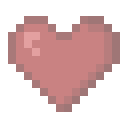
#> input picture assets/heart-fade.png, 16 x 16 px (shown 8 times larger)
$ python -i pil_thumbnail_perceptual_hashes.py   (imports and definitions only)
#> lines starting #> are read from the running program, lines starting #| are printed output that depends on the picture
import sys, io, pywt, math
import numpy as np
from PIL import Image, ImageFile, ImageOps
ImageFile.LOAD_TRUNCATED_IMAGES = True

ONE = np.uint64(1)
ZERO = np.uint64(0)
EIGHT = np.uint64(8)
SIZE = 8

# note that for any intensive operation that is performed multiple times, I should really do all of those in
#   initialize / save_webp_thumbnail and pass them as arguments to the relevant functions

def initialize(sv_path):
#> called with sv_path = '../assets/heart-fade.png'
    image = Image.open(sv_path)
#> image is the input picture: PIL image 16x16 RGBA; mean R, G, B, A 65.6, 19.5, 19.5, 68.1
    image = ImageOps.exif_transpose(image)
    imageL = image.convert('L')
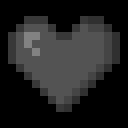
#> imageL: PIL image 16x16 L (shown 8 times larger); min 0, max 130, mean 33.2

    avg_hash = calc_average_hash(imageL)
#> in calc_average_hash, `avg = np.mean(pixels)`: avg = 33.88
#> the loop in convert_binary_to_ulong, `for i in range(0, len(arr)-1):` made 63 passes
#> result on passes 1 to 12: 0, 0, 0, 0, 0, 0, 0, 0, 0, 2, 6, 12
#> after the loop in convert_binary_to_ulong, `for i in range(0, len(arr)-1):`: result = 28849529373333504
#> avg_hash = 28849529373333504
    wav_hash = calc_wavelet_hash(imageL)
    dif_hash = calc_dhash(imageL)
    per_hash = calc_phash(imageL)
    colors = calc_color_buckets(image)

    return f'{avg_hash}?{wav_hash}?{dif_hash}?{per_hash}!{colors}'

def save_webp_thumbnail(im_path, sv_path, sv_size):
    image = Image.open(im_path)
    image.thumbnail((sv_size, sv_size))
    image.save(sv_path, 'webp')
    image = ImageOps.exif_transpose(image)
    imageL = image.convert('L')

    avg_hash = calc_average_hash(imageL)
    wav_hash = calc_wavelet_hash(imageL)
    dif_hash = calc_dhash(imageL)
    per_hash = calc_phash(imageL)
    colors = calc_color_buckets(image)

    return f'{avg_hash}?{wav_hash}?{dif_hash}?{per_hash}!{colors}'

def convert_binary_to_ulong(arr):
    result = ZERO
    for i in range(0, len(arr)-1):
        if arr[i]: result |= ONE
        result <<= ONE
    return result

def calc_average_hash(imageL):
    pixels = np.asarray(imageL.resize((SIZE, SIZE), Image.Resampling.LANCZOS))
    avg = np.mean(pixels)

    diff = pixels > avg
    flat = diff.flatten()
    return convert_binary_to_ulong(flat)

def calc_wavelet_hash(imageL):
    natural_scale = 2 ** int(np.log2(min(imageL.size)))
#> natural_scale = 16
    scale = max(natural_scale, SIZE)
#> scale = 16

    max_level = int(np.log2(scale))
#> max_level = 4
    level = int(np.log2(SIZE)) # just 3 I think
    dwt_level = max_level - level
#> dwt_level = 1

    pixels = np.float32(imageL.resize((scale, scale), Image.Resampling.LANCZOS)) / 255

    coeffs = pywt.wavedec2(pixels, 'haar', level=max_level)
#> coeffs = 5 items
    coeffs = list(coeffs)
    coeffs[0] *= 0
    pixels = pywt.waverec2(coeffs, 'haar')

    coeffs = pywt.wavedec2(pixels, 'haar', level=dwt_level)
#> coeffs = 2 items
    dwt_low = coeffs[0]
    median = np.median(dwt_low)
#> median = -0.113

    diff = dwt_low > median
    flat = diff.flatten()
    return convert_binary_to_ulong(flat)
#> the loop in convert_binary_to_ulong (call 2), `for i in range(0, len(arr)-1):` made 63 passes
#> in initialize, `wav_hash = calc_wavelet_hash(imageL)`: wav_hash = 28991920424097792

def calc_dhash(imageL):
    pixels = np.asarray(imageL.resize((SIZE+1, SIZE), Image.Resampling.LANCZOS))
    diff = pixels[:, 1:] > pixels[:, :-1]
    flat = diff.flatten()
    return convert_binary_to_ulong(flat)
#> in initialize, `dif_hash = calc_dhash(imageL)`: dif_hash = 345876485668647492

def calc_dhash_vertical(imageL):
    pixels = np.asarray(imageL.resize((SIZE, SIZE+1), Image.Resampling.LANCZOS))
    diff = pixels[1:, :] > pixels[:-1, :]
    flat = diff.flatten()
    return convert_binary_to_ulong(flat)

def calc_phash(imageL):
    import scipy.fftpack
    size = 32
    pixels = np.asarray(imageL.resize((size, size), Image.Resampling.LANCZOS))
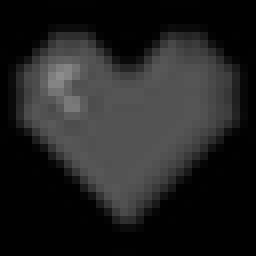
#> pixels: shape (32, 32) (shown 8 times larger); min 0, max 141, mean 33.8
    dct = scipy.fftpack.dct(scipy.fftpack.dct(pixels, axis=0), axis=1)
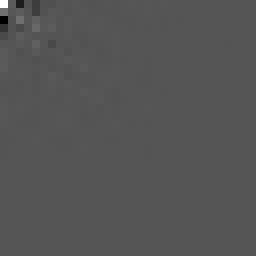
#> dct: shape (32, 32) float64 (shown 8 times larger); min -69673.3, max 138632, mean 35.8; drawn with min black and max white
    dctlowfreq = dct[:8, :8]
    median = np.median(dctlowfreq)
#> median = 213.6
    diff = dctlowfreq > median
    flat = diff.flatten()
    return convert_binary_to_ulong(flat)
#> in initialize, `per_hash = calc_phash(imageL)`: per_hash = 13971078768479751104

def calc_phash_simple(imageL):
    import scipy.fftpack
    size = 32
    pixels = np.asarray(imageL.resize((size, size), Image.Resampling.LANCZOS))
    dct = scipy.fftpack.dct(pixels)
    dctlowfreq = dct[:8, 1:8 + 1]
    avg = dctlowfreq.mean()
    diff = dctlowfreq > avg
    flat = diff.flatten()
    return convert_binary_to_ulong(flat)

def calc_color_buckets(image):
    a = np.asarray(image.convert('RGBA'))[:,:,3]
    divisor = int(math.sqrt(image.width * image.height))
#> divisor = 16
    alpha = (a < 127).sum() // divisor
#> alpha = 8
    aa = (a > 127)

    pixels = np.asarray(image.convert('HSV'))
    h = pixels[:,:,0]
    s = pixels[:,:,1]
    v = pixels[:,:,2]

    sv = np.logical_and(s > 35, v > 35)

    rr = np.logical_and(np.logical_or(h < 21, h > 234), sv)
    gg = np.logical_and(np.logical_and(h > 63, h < 106), sv)
    bb = np.logical_and(np.logical_and(h > 149, h < 191), sv)

    yy = np.logical_and(np.logical_and(h >= 21, h <= 63), sv)
    cc = np.logical_and(np.logical_and(h >= 106, h <= 149), sv)
    ff = np.logical_and(np.logical_and(h >= 191, h <= 234), sv)

    red = rr.sum() // divisor
#> red = 7
    green = gg.sum() // divisor
#> green = 0
    blue = bb.sum() // divisor
#> blue = 0

    yellow = yy.sum() // divisor
#> yellow = 0
    cyan = cc.sum() // divisor
#> cyan = 0
    fuchsia  = ff.sum() // divisor
#> fuchsia = 0

    light = np.logical_and(np.logical_and(v > 75, s < 25), aa).sum() // divisor
#> light = 0
    dark = np.logical_and(v < 25, aa).sum() // divisor
#> dark = 0

    return f'{red}?{green}?{blue}?{yellow}?{cyan}?{fuchsia}?{light}?{dark}?{alpha}'


>>> result = initialize('../assets/heart-fade.png')
#> in initialize, `colors = calc_color_buckets(image)`: colors = '7?0?0?0?0?0?0?0?8'

$ run again, on assets/heart-half-fade.png
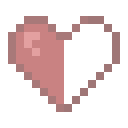
#> input picture assets/heart-half-fade.png, 16 x 16 px (shown 8 times larger)
#> in initialize, image is the input picture: PIL image 16x16 RGBA; mean R, G, B, A 40.3, 12.2, 12.2, 43.6
#> in initialize, `imageL = image.convert('L')`:
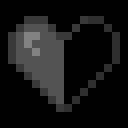
#> imageL: PIL image 16x16 L (shown 8 times larger); min 0, max 130, mean 20.6
#> avg = 21.42
#> the loop in convert_binary_to_ulong, `for i in range(0, len(arr)-1):` made 63 passes
#> result on passes 1 to 8: 0, 0, 0, 0, 0, 0, 0, 0
#> after the loop in convert_binary_to_ulong, `for i in range(0, len(arr)-1):`: result = 28413516942678016
#> in calc_wavelet_hash, `coeffs = pywt.wavedec2(pixels, 'haar', level=max_level)`: coeffs = 5 items
#> in calc_wavelet_hash, `coeffs = pywt.wavedec2(pixels, 'haar', level=dwt_level)`: coeffs = 2 items
#> in calc_wavelet_hash, `median = np.median(dwt_low)`: median = -0.161
#> the loop in convert_binary_to_ulong (call 2), `for i in range(0, len(arr)-1):` made 63 passes
#> wav_hash = 35740696823732224
#> dif_hash = 922327269855506512
#> in calc_phash, `dct = scipy.fftpack.dct(scipy.fftpack.dct(pixels, axis=0), axis=1)`:
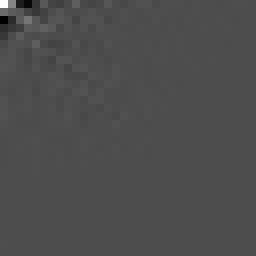
#> dct: shape (32, 32) float64 (shown 8 times larger); min -38947.2, max 89120, mean 23.5; drawn with min black and max white
#> in calc_phash, `median = np.median(dctlowfreq)`: median = 261
#> per_hash = 14186685302109163208
#> alpha = 11
#> red = 4
#> green = 0
#> colors = '4?0?0?0?0?0?0?0?11'
